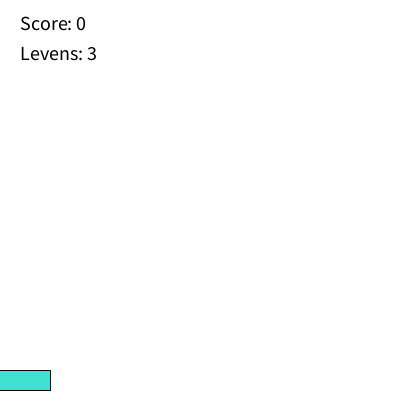
Frame 1 (no input)
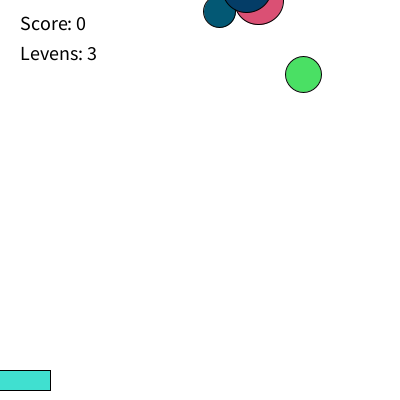
Frame 60 (the mouse pressed at the canvas centre just before this capture)
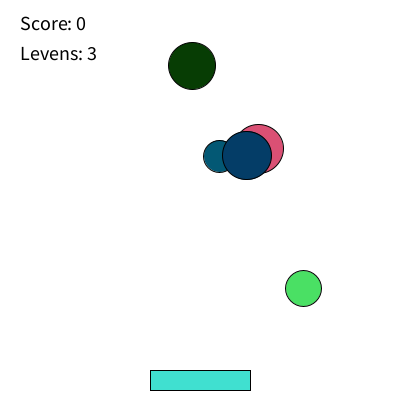
Frame 120 (the mouse held since frame 60 and released just before this capture)

The Processing sketch that drew these frames (run headless with seeded random() and noise(); from frame 60 on, the mouse is pressed at the canvas centre):

// Processing sketch: Uitwerking_8n
// ── Uitwerking_8n.pde
Ball[] ballen = new Ball[5];

float paddleWidth = 100;
float paddleHeight = 20;
int score = 0;
int levens = 3;

void setup() {
  size(400, 400);

  for (int i = 0; i < ballen.length; i++) {
    ballen[i] = new Ball();
  }
}

void draw() {
  background(255, 255, 255);

  if (levens <= 0) {
    fill(255, 0, 0); 
    textSize(40);
    textAlign(CENTER, CENTER);
    text("GAME OVER :( ", width / 2, height / 2);
    return; 
  }

  float paddleX = mouseX - (paddleWidth / 2);
  float paddleY = height - 30;
  
  fill(64, 224, 208);
  rect(paddleX, paddleY, paddleWidth, paddleHeight);

  fill(0); 
  textSize(20);
  textAlign(LEFT, BASELINE);
  text("Score: " + score, 20, 30);
  text("Levens: " + levens, 20, 60);

  for (int i = 0; i < ballen.length; i++) {
    ballen[i].move();
    ballen[i].display();
    ballen[i].resetAlsUitBeeld();
    ballen[i].raaktPaddle(paddleX, paddleY, paddleWidth);
  }
}

class Ball {
  float x;
  float y;
  float diameter;
  float speed;
  float r, g, b;

  Ball() {
    x = random(width);
    y = random(-200, 0);
    diameter = random(30, 50);
    speed = random(2, 4);
    
    r = random(0, 255);
    g = random(0, 255);
    b = random(0, 255);
  }

  void display() {
    fill(r, g, b);
    circle(x, y, diameter);
  }

  void move() {
    y = y + speed;
  }

  void resetAlsUitBeeld() {
    if (y > height + (diameter / 2)) {
      y = -diameter;
      x = random(width);
      levens = levens - 1;
    }
  }

  void raaktPaddle(float paddleX, float paddleY, float paddleWidth) {
    if (x >= paddleX && x <= paddleX + paddleWidth && y + (diameter / 2) >= paddleY) {
      score = score + 1;
      y = -diameter;
      x = random(width);
    }
  }
}
